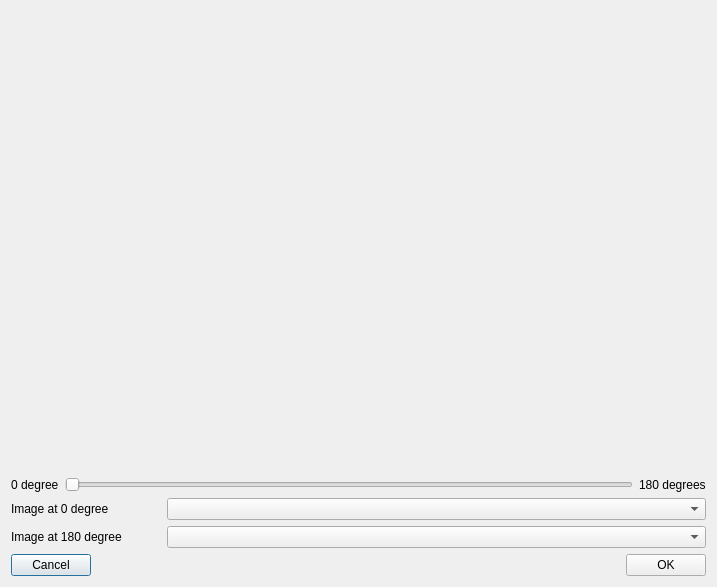
<?xml version="1.0" encoding="UTF-8"?>
<ui version="4.0">
 <class>Dialog</class>
 <widget class="QDialog" name="Dialog">
  <property name="windowModality">
   <enum>Qt::WindowModal</enum>
  </property>
  <property name="geometry">
   <rect>
    <x>0</x>
    <y>0</y>
    <width>717</width>
    <height>587</height>
   </rect>
  </property>
  <property name="windowTitle">
   <string>Dialog</string>
  </property>
  <layout class="QVBoxLayout" name="verticalLayout">
   <item>
    <widget class="QWidget" name="widget" native="true">
     <property name="sizePolicy">
      <sizepolicy hsizetype="Preferred" vsizetype="Expanding">
       <horstretch>0</horstretch>
       <verstretch>0</verstretch>
      </sizepolicy>
     </property>
    </widget>
   </item>
   <item>
    <layout class="QHBoxLayout" name="horizontalLayout">
     <item>
      <widget class="QLabel" name="label">
       <property name="text">
        <string>0 degree</string>
       </property>
      </widget>
     </item>
     <item>
      <widget class="QSlider" name="transparency_horizontalSlider">
       <property name="maximum">
        <number>100</number>
       </property>
       <property name="orientation">
        <enum>Qt::Horizontal</enum>
       </property>
      </widget>
     </item>
     <item>
      <widget class="QLabel" name="label_2">
       <property name="text">
        <string>180 degrees</string>
       </property>
      </widget>
     </item>
    </layout>
   </item>
   <item>
    <layout class="QGridLayout" name="gridLayout_2">
     <item row="0" column="0">
      <widget class="QLabel" name="center_of_rotation_0_degree_label">
       <property name="minimumSize">
        <size>
         <width>150</width>
         <height>0</height>
        </size>
       </property>
       <property name="maximumSize">
        <size>
         <width>150</width>
         <height>16777215</height>
        </size>
       </property>
       <property name="text">
        <string>Image at 0 degree</string>
       </property>
      </widget>
     </item>
     <item row="0" column="1">
      <widget class="QComboBox" name="image_0_degrees_comboBox"/>
     </item>
     <item row="1" column="0">
      <widget class="QLabel" name="center_of_rotation_180_degree_label">
       <property name="minimumSize">
        <size>
         <width>150</width>
         <height>0</height>
        </size>
       </property>
       <property name="maximumSize">
        <size>
         <width>150</width>
         <height>16777215</height>
        </size>
       </property>
       <property name="text">
        <string>Image at 180 degree</string>
       </property>
      </widget>
     </item>
     <item row="1" column="1">
      <widget class="QComboBox" name="image_180_degrees_comboBox"/>
     </item>
    </layout>
   </item>
   <item>
    <layout class="QHBoxLayout" name="horizontalLayout_2">
     <item>
      <widget class="QPushButton" name="pushButton">
       <property name="text">
        <string>Cancel</string>
       </property>
      </widget>
     </item>
     <item>
      <spacer name="horizontalSpacer">
       <property name="orientation">
        <enum>Qt::Horizontal</enum>
       </property>
       <property name="sizeHint" stdset="0">
        <size>
         <width>40</width>
         <height>20</height>
        </size>
       </property>
      </spacer>
     </item>
     <item>
      <widget class="QPushButton" name="pushButton_2">
       <property name="text">
        <string>OK</string>
       </property>
      </widget>
     </item>
    </layout>
   </item>
  </layout>
 </widget>
 <resources/>
 <connections>
  <connection>
   <sender>pushButton</sender>
   <signal>clicked()</signal>
   <receiver>Dialog</receiver>
   <slot>reject()</slot>
   <hints>
    <hint type="sourcelabel">
     <x>48</x>
     <y>556</y>
    </hint>
    <hint type="destinationlabel">
     <x>9</x>
     <y>518</y>
    </hint>
   </hints>
  </connection>
  <connection>
   <sender>pushButton_2</sender>
   <signal>clicked()</signal>
   <receiver>Dialog</receiver>
   <slot>ok_clicked()</slot>
   <hints>
    <hint type="sourcelabel">
     <x>662</x>
     <y>558</y>
    </hint>
    <hint type="destinationlabel">
     <x>713</x>
     <y>534</y>
    </hint>
   </hints>
  </connection>
  <connection>
   <sender>transparency_horizontalSlider</sender>
   <signal>sliderPressed()</signal>
   <receiver>Dialog</receiver>
   <slot>slider_clicked()</slot>
   <hints>
    <hint type="sourcelabel">
     <x>149</x>
     <y>454</y>
    </hint>
    <hint type="destinationlabel">
     <x>7</x>
     <y>407</y>
    </hint>
   </hints>
  </connection>
  <connection>
   <sender>transparency_horizontalSlider</sender>
   <signal>sliderMoved(int)</signal>
   <receiver>Dialog</receiver>
   <slot>slider_moved()</slot>
   <hints>
    <hint type="sourcelabel">
     <x>218</x>
     <y>453</y>
    </hint>
    <hint type="destinationlabel">
     <x>4</x>
     <y>456</y>
    </hint>
   </hints>
  </connection>
  <connection>
   <sender>image_0_degrees_comboBox</sender>
   <signal>currentIndexChanged(int)</signal>
   <receiver>Dialog</receiver>
   <slot>image_0_degree_changed()</slot>
   <hints>
    <hint type="sourcelabel">
     <x>188</x>
     <y>487</y>
    </hint>
    <hint type="destinationlabel">
     <x>7</x>
     <y>481</y>
    </hint>
   </hints>
  </connection>
  <connection>
   <sender>image_180_degrees_comboBox</sender>
   <signal>currentIndexChanged(int)</signal>
   <receiver>Dialog</receiver>
   <slot>image_180_degree_changed()</slot>
   <hints>
    <hint type="sourcelabel">
     <x>245</x>
     <y>517</y>
    </hint>
    <hint type="destinationlabel">
     <x>129</x>
     <y>554</y>
    </hint>
   </hints>
  </connection>
 </connections>
 <slots>
  <slot>ok_clicked()</slot>
  <slot>slider_clicked()</slot>
  <slot>slider_moved()</slot>
  <slot>image_0_degree_changed()</slot>
  <slot>image_180_degree_changed()</slot>
 </slots>
</ui>
